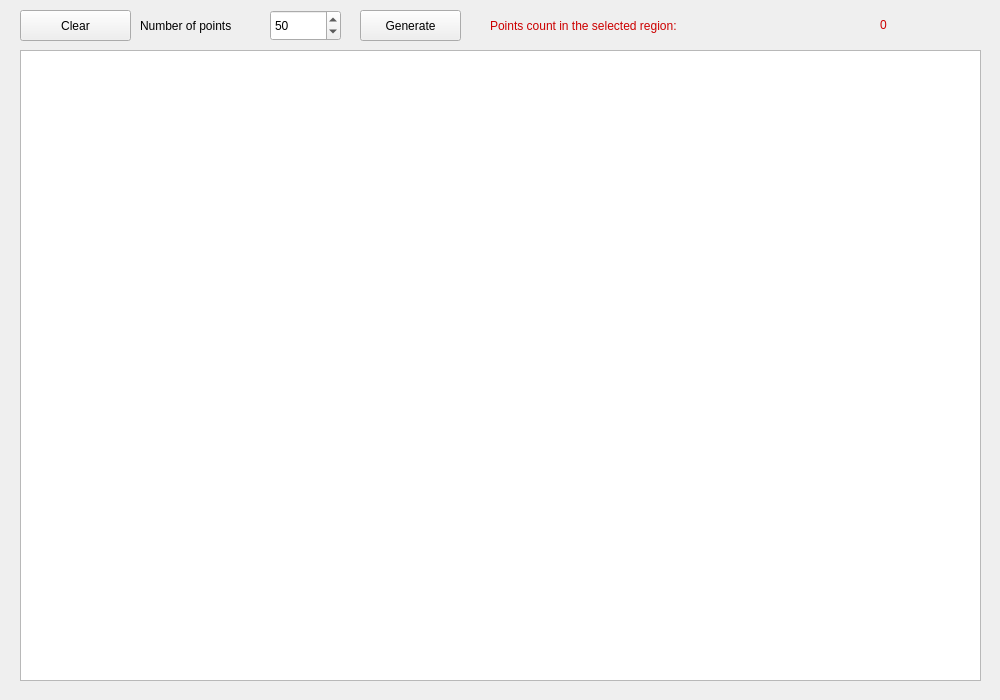
<?xml version="1.0" encoding="UTF-8"?>
<ui version="4.0">
 <class>Widget</class>
 <widget class="QWidget" name="Widget">
  <property name="geometry">
   <rect>
    <x>0</x>
    <y>0</y>
    <width>1000</width>
    <height>700</height>
   </rect>
  </property>
  <property name="sizePolicy">
   <sizepolicy hsizetype="Fixed" vsizetype="Fixed">
    <horstretch>0</horstretch>
    <verstretch>0</verstretch>
   </sizepolicy>
  </property>
  <property name="minimumSize">
   <size>
    <width>1000</width>
    <height>700</height>
   </size>
  </property>
  <property name="maximumSize">
   <size>
    <width>1000</width>
    <height>700</height>
   </size>
  </property>
  <property name="windowTitle">
   <string>Rectangular Region Points Count</string>
  </property>
  <widget class="QGraphicsView" name="graphicsView">
   <property name="geometry">
    <rect>
     <x>20</x>
     <y>50</y>
     <width>961</width>
     <height>631</height>
    </rect>
   </property>
  </widget>
  <widget class="QPushButton" name="btn_generate">
   <property name="geometry">
    <rect>
     <x>360</x>
     <y>10</y>
     <width>101</width>
     <height>31</height>
    </rect>
   </property>
   <property name="text">
    <string>Generate</string>
   </property>
  </widget>
  <widget class="QLabel" name="label">
   <property name="geometry">
    <rect>
     <x>490</x>
     <y>10</y>
     <width>381</width>
     <height>31</height>
    </rect>
   </property>
   <property name="styleSheet">
    <string notr="true">color: rgb(204, 0, 0);
font: 57 18pt &quot;Ubuntu&quot;;</string>
   </property>
   <property name="text">
    <string>Points count in the selected region:</string>
   </property>
  </widget>
  <widget class="QLabel" name="label_points_count">
   <property name="enabled">
    <bool>true</bool>
   </property>
   <property name="geometry">
    <rect>
     <x>880</x>
     <y>10</y>
     <width>67</width>
     <height>31</height>
    </rect>
   </property>
   <property name="styleSheet">
    <string notr="true">color: rgb(204, 0, 0);
font: 57 18pt &quot;Ubuntu&quot;;</string>
   </property>
   <property name="text">
    <string>0</string>
   </property>
   <property name="textFormat">
    <enum>Qt::RichText</enum>
   </property>
   <property name="indent">
    <number>-1</number>
   </property>
   <property name="textInteractionFlags">
    <set>Qt::LinksAccessibleByMouse|Qt::TextSelectableByMouse</set>
   </property>
  </widget>
  <widget class="QPushButton" name="btn_clear">
   <property name="geometry">
    <rect>
     <x>20</x>
     <y>10</y>
     <width>111</width>
     <height>31</height>
    </rect>
   </property>
   <property name="text">
    <string>Clear</string>
   </property>
  </widget>
  <widget class="QLabel" name="label_2">
   <property name="geometry">
    <rect>
     <x>140</x>
     <y>10</y>
     <width>131</width>
     <height>31</height>
    </rect>
   </property>
   <property name="text">
    <string>Number of points</string>
   </property>
  </widget>
  <widget class="QSpinBox" name="spinBox">
   <property name="geometry">
    <rect>
     <x>270</x>
     <y>10</y>
     <width>71</width>
     <height>31</height>
    </rect>
   </property>
   <property name="minimum">
    <number>1</number>
   </property>
   <property name="maximum">
    <number>30000</number>
   </property>
   <property name="value">
    <number>50</number>
   </property>
  </widget>
 </widget>
 <resources/>
 <connections/>
</ui>
